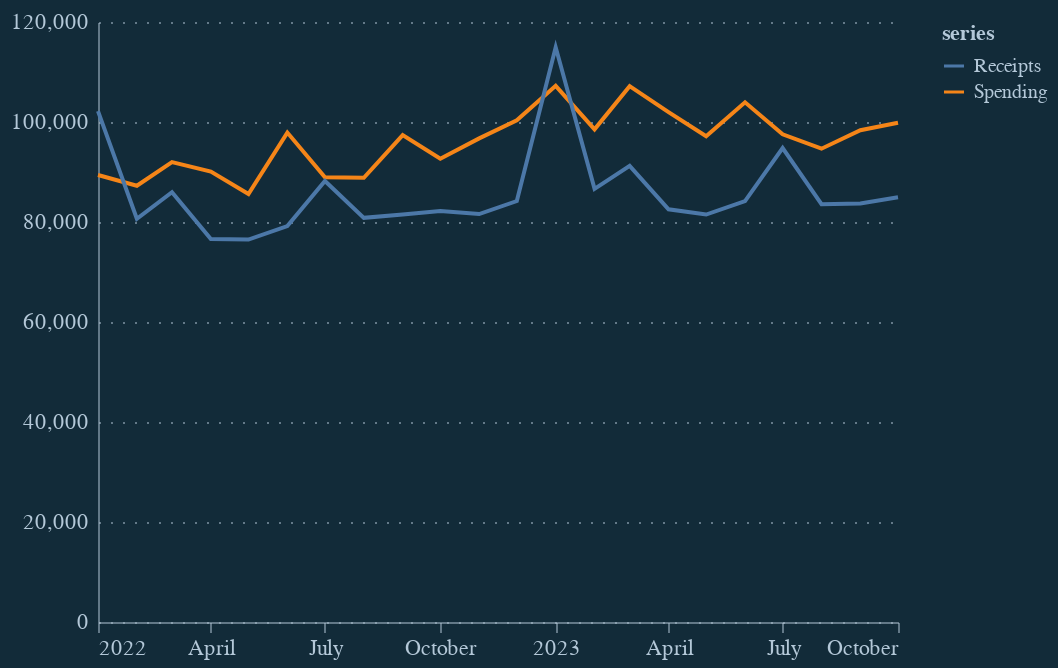

The notebook cell saved with this chart:
### Markdown cell above
### Chart 1. Dual-lines, spending against receipts

### Code cell
alt.Chart(df_dual).mark_line().encode(
    x = alt.X('date:T'),
    y = alt.Y('value:Q'),
    color = alt.Color('series:N')
).transform_filter(
    alt.datum.year > 2021
)

### Figure 1 — Vega-Lite specification as saved in the notebook (floating-point values rounded to 4 significant figures; data arrays with more than 128 entries replaced by an {"elided": "..."} marker saying what was removed)
{"config": {"background": "#122b39", "font": "Circular Std", "text": {"color": "#b4c8d8", "align": "left", "baseline": "middle", "dx": 7, "dy": 0, "fontSize": 11}, "view": {"stroke": null, "continuousWidth": 400, "continuousHeight": 300, "discreteWidth": 600, "discreteHeight": 300}, "line": {"width": 400, "height": 300}, "rule": {"color": "#b4c8d8"}, "point": {"filled": true, "size": 80}, "geoshape": {"stroke": "white", "strokeWidth": 0.3}, "axis": {"labelColor": "#b4c8d8", "labelFontSize": 11, "tickColor": "#b4c8d8", "tickOpacity": 0.5, "domainColor": "#b4c8d8", "domainOpacity": 0.5, "gridColor": "#b4c8d8", "gridDash": [2, 2], "gridOpacity": 0.5, "title": null, "titleColor": "#b4c8d8"}, "axisXDiscrete": {"grid": false, "labelAngle": 0, "tickCount": 10, "tickOpacity": 0.5, "title": null}, "axisXTemporal": {"grid": false, "ticks": true}, "axisXQuantitative": {"grid": true}, "axisYQuantitative": {"gridColor": "#b4c8d8", "gridDash": [1, 5], "gridOpacity": 0.5, "ticks": false, "labelPadding": 5}, "title": {"color": "#b4c8d8", "subtitleColor": "#b4c8d8E6", "anchor": "start", "dx": 24, "fontSize": 12, "subtitleFontSize": 12, "subtitlePadding": 4, "offset": -1}, "legend": {"titleColor": "#b4c8d8", "labelColor": "#b4c8d8"}}, "data": {"name": "data-5d254741e6735ce1553d4a604c4f869d"}, "mark": {"type": "line"}, "encoding": {"color": {"field": "series", "type": "nominal"}, "x": {"field": "date", "type": "temporal"}, "y": {"field": "value", "type": "quantitative"}}, "transform": [{"filter": "(datum.year > 2021)"}], "$schema": "https://vega.github.io/schema/vega-lite/v5.8.0.json", "datasets": {"data-5d254741e6735ce1553d4a604c4f869d": {"elided": "638 records"}}}
